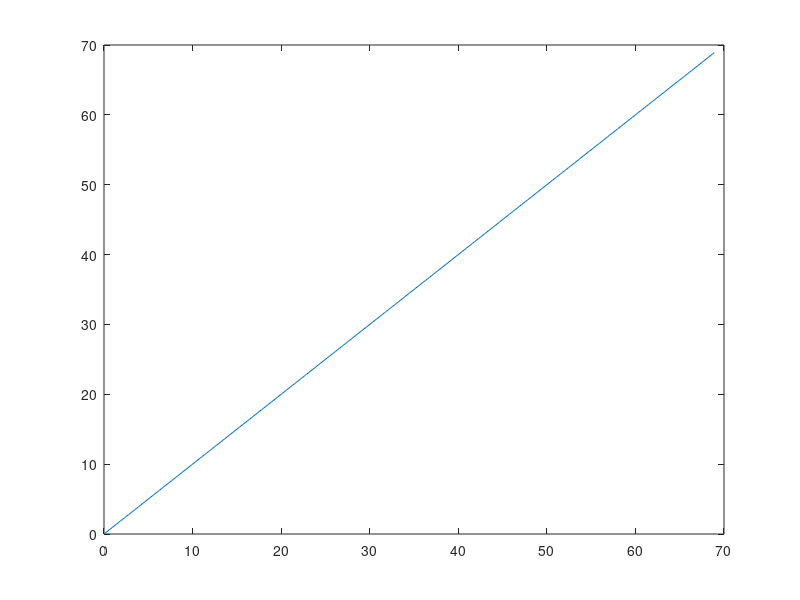

This chart was generated by the following MATLAB code: (Note: this script raises an error after producing the figure.)
clear
clc
global i filename
i = 1;
load CENPK21C_0410.mat
load S288C_0410.mat

S288C_diff_sucrose_pbprch = S288C_0410.S288C_diff_sucrose_pbprch;

T = S288C_diff_sucrose_pbprch(1,2:end)';
scr = S288C_diff_sucrose_pbprch(2:end,1);
scrnum = length(scr);

for ii = 1:3:21
    filename = scr(ii);
    ytrue = S288C_diff_sucrose_pbprch(ii,2:end)';
    
    figure(ii)
    plot(T,ytrue);
    hold on;

    h = plot(T,nan*ytrue,'r');
    set(h,'tag','solution');
    x0 = [15 1 1e5];   
    ub = [100 10 1e6];        
    lb = [0 0 0];         
    F = @(x) COST(x,T,ytrue);
    xout = fmincon(F,x0,[],[],[],[],lb,ub); 
    legend({'Experimental Data','Fitted Data'});
    i = 1;
end

function COST = COST(x,T,ytrue)
global i filename
filenamestr = ['pr',num2str(filename),'.gif'];
y0 = x(1);
r = x(2);
K = x(3);
% The cost function calls the ODE solver.
[tout,yout] = ode45(@dydt,T,y0,[],r,K);
COST = sum((yout - ytrue).^2);
h = findobj('tag','solution');
set(h,'ydata',yout);
title(['y0 = ' num2str(y0) '   ' 'r = ' num2str(r) '    K = ' num2str(K)]);

drawnow;

f = getframe(gcf);  
imind = frame2im(f);
[imind,cm] = rgb2ind(imind,256);
if i == 1
    imwrite(imind,cm,filenamestr,'gif','Loopcount',inf,'DelayTime',0);
else
    imwrite(imind,cm,filenamestr,'gif','WriteMode','append','DelayTime',0);
end
i = i + 1;

end

function yprime = dydt(t,y,r,K)
yprime = r*y*(1-y/K);
end
